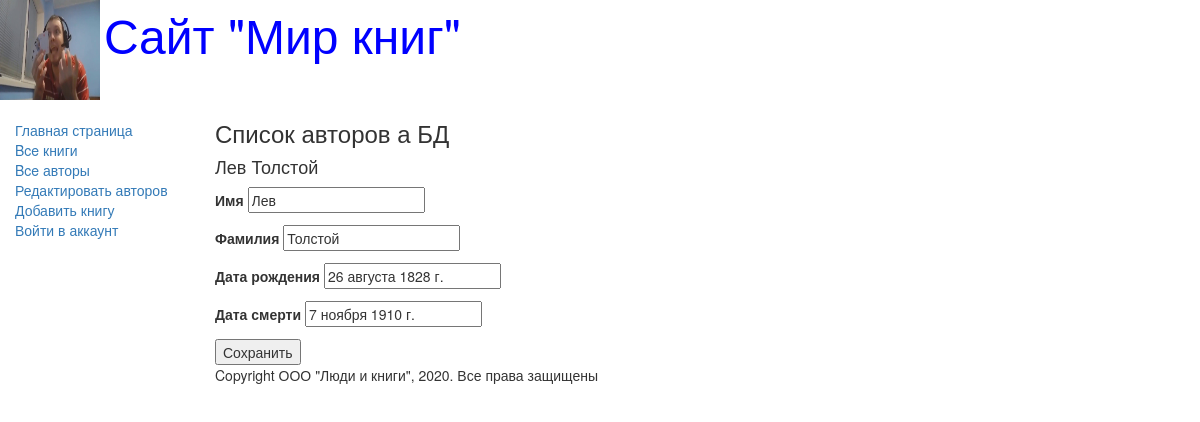
Screenshot of /edit1/1 with the database file from the repository.
### catalog/models.py (models this page shows, shortened)
class Autor(models.Model):
    name = models.CharField(max_length=100,
                            help_text="Введите имя автора",
                            verbose_name="Имя автора")
    last_name = models.CharField(max_length=100,
                                 help_text="Введиите фамилию автра",
                                 verbose_name="Фамилия автора")
    date_of_birth = models.DateField(
        help_text="Введите дату рождения",
        verbose_name="Дата рождения",
        null=True, blank=True
    )
    date_of_death = models.DateField(
        help_text="Введите дату смерти",
        verbose_name="Дата смерти",
        null=True, blank=True
    )

### catalog/views.py (the view)
# urls.py: path('edit1/<int:id>', views.edit1, name="edit1"),
def edit1(request, id):
    author = Autor.objects.get(id=id)
    if request.method == "POST":
        author.name = request.POST.get("name")
        author.last_name = request.POST.get("last_name")
        author.date_of_birth = request.POST.get("date_of_birth")
        author.date_of_death = request.POST.get("date_of_death")
        author.save()
        return HttpResponseRedirect("/authors_add/")
    else:
        return render(request, "edit1.html", {"author": author})

### templates/edit1.html (shortened to what this page needs)
{% extends "base_generic.html" %}
{% block content %}
    <h3>Список авторов а БД</h3>
    <h4>{{ author.name }} {{ author.last_name }}</h4>
    <form method="POST">
        <p>
            <label>Имя</label>
            <input type="text" name="name" value="{{ author.name }}">
        </p>
        <p>
            <label>Фамилия</label>
            <input type="text" name="last_name" value="{{ author.last_name }}">
        </p>
        <p>
            <label>Дата рождения</label>
            <input type="text" name="date_of_birth" value="{{ author.date_of_birth }}">
        </p>
        <p>
            <label>Дата смерти</label>
            <input type="text" name="date_of_death" value="{{ author.date_of_death }}">
        </p>
        <input type="submit" value="Сохранить">
    </form>
{% endblock content %}

### rows the page displays
Autor: name "Лев", last_name "Толстой", date_of_birth "26 августа 1828 г.", date_of_death "7 ноября 1910 г."
